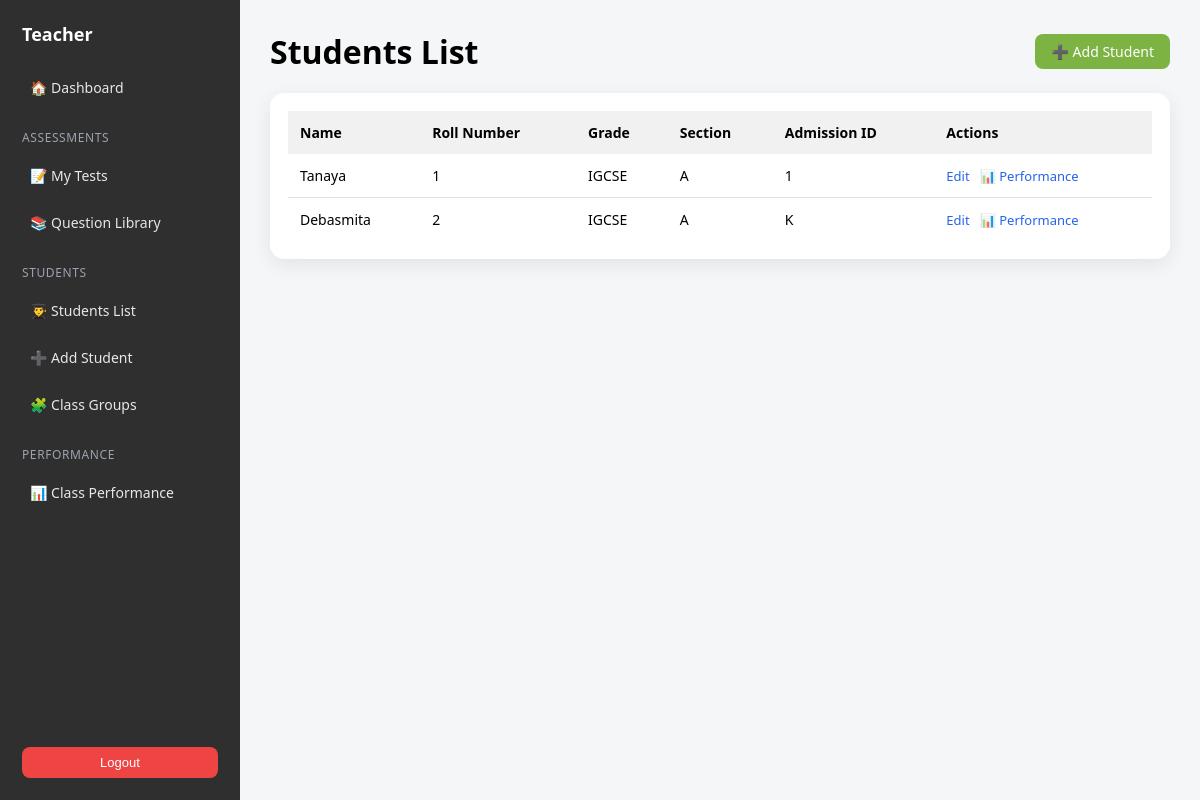
The page /teacher/students/ (signed in) on the database its author committed.
### core/models.py (models this page shows, shortened)
class Student(models.Model):
    full_name = models.CharField(max_length=200)
    roll_number = models.CharField(max_length=50, blank=True)
    admission_id = models.CharField(max_length=50, blank=True)
    grade = models.ForeignKey(Grade, on_delete=models.CASCADE)
    section = models.CharField(max_length=10)  # A, B, C
    created_by = models.ForeignKey(User, on_delete=models.CASCADE)
    created_at = models.DateTimeField(auto_now_add=True)
    class Meta:
        unique_together = ("grade", "section", "roll_number")
        ordering = ["grade", "section", "roll_number"]

class Grade(models.Model):
    name = models.CharField(max_length=50)
    class Meta:
        ordering = ["name"]
        verbose_name = "Grade"
        verbose_name_plural = "Grades"

### core/views.py (the view)
# urls.py: path("teacher/students/", views.students_list, name="students_list"),
@login_required
def students_list(request):
    students = Student.objects.filter(created_by=request.user)
    return render(request, "teacher/students/students_list.html", {
        "students": students,
    })

### core/templates/teacher/students/students_list.html (shortened to what this page needs)
{% extends "teacher/teacher_base.html" %}
{% block content %}
<div class="action-bar">
  <h1>Students List</h1>
  <a href="{% url 'add_student' %}" class="btn green">
    ➕ Add Student
  </a>
</div>
<div class="table-wrap">
  <table>
    <thead>
      <tr>
        <th>Name</th>
        <th>Roll Number</th>
        <th>Grade</th>
        <th>Section</th>
        <th>Admission ID</th>
        <th>Actions</th>
      </tr>
    </thead>
    <tbody>
      {% for student in students %}
      <tr>
        <td>{{ student.full_name }}</td>
        <td>{{ student.roll_number }}</td>
        <td>{{ student.grade.name }}</td>
        <td>{{ student.section }}</td>
        <td>{{ student.admission_id }}</td>
        <td>
          <div class="actions">
            <a href="{% url 'edit_student' student.id %}">Edit</a>
            <a href="{% url 'student_performance' student.id %}">📊 Performance</a>
          </div>
        </td>
      </tr>
      {% empty %}
      <tr>
        <td colspan="6" style="text-align: center; padding: 40px;">
          <em>No students yet. Click "Add Student" to get started!</em>
        </td>
      </tr>
      {% endfor %}
    </tbody>
  </table>
</div>
{% endblock %}

### core/templates/teacher/teacher_base.html (style rules this page uses)
body { margin: 0; font-family: system-ui, -apple-system, BlinkMacSystemFont; background: #f4f6f8; }

### core/templates/teacher/students/students_list.html (style rules this page uses)
.action-bar { display: flex; justify-content: space-between; align-items: center; margin-bottom: 20px; }
h1 { margin: 0; }
.btn { padding: 8px 16px; border-radius: 8px; border: none; cursor: pointer; font-size: 14px; text-decoration: none; display: inline-block; }
.btn.green { background: #7cb342; color: white; }
.table-wrap { background: white; border-radius: 14px; padding: 18px; box-shadow: 0 6px 20px rgba(0,0,0,.08); }
table { width: 100%; border-collapse: collapse; }
th, td { text-align: left; padding: 12px; font-size: 14px; }
th { background: #f1f1f1; font-weight: 600; }
tr:not(:last-child) td { border-bottom: 1px solid #e0e0e0; }
.actions { display: flex; gap: 10px; }
.actions a { color: #2563eb; text-decoration: none; font-size: 13px; }

### rows shown on the page
Student: full_name "Tanaya", roll_number "1", grade.name "IGCSE", section "A", admission_id "1"
Student: full_name "Debasmita", roll_number "2", grade.name "IGCSE", section "A", admission_id "K"
